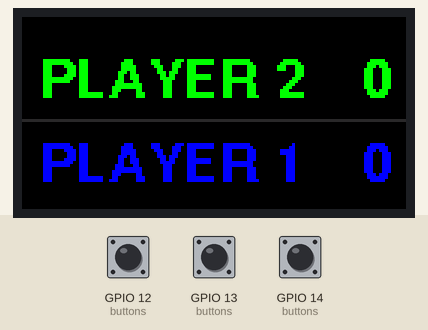
The sketch below on a simulated ESP32. Parts: 128×64 colour display. The test bench sets the inputs (shaded band); at power-on: GPIO 12 (buttons) HIGH, GPIO 13 (buttons) HIGH, GPIO 14 (buttons) HIGH.

Above: at 1.2 s.
1.3 s: GPIO 12 (buttons) pulled LOW for 0.15 s
At 2.1 s:
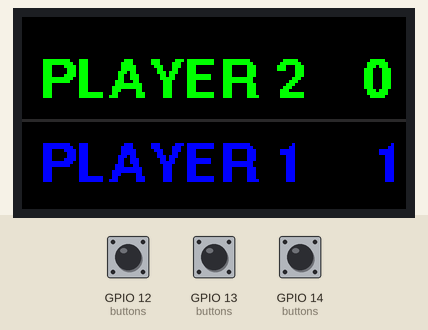
2.9 s: GPIO 13 (buttons) pulled LOW for 0.15 s
At 3.4 s:
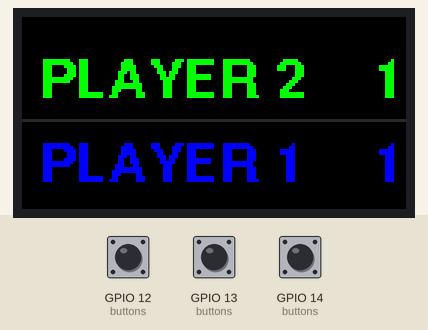
4.5 s: GPIO 12 (buttons) pulled LOW for 1 s
At 5.8 s:
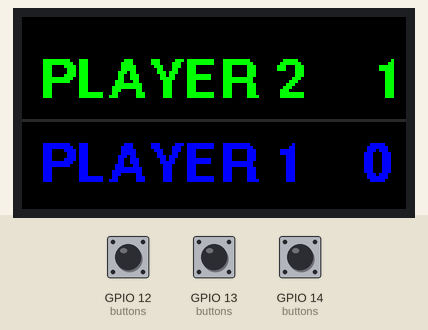
7.0 s: GPIO 13 (buttons) pulled LOW for 0.15 s
At 7.7 s:
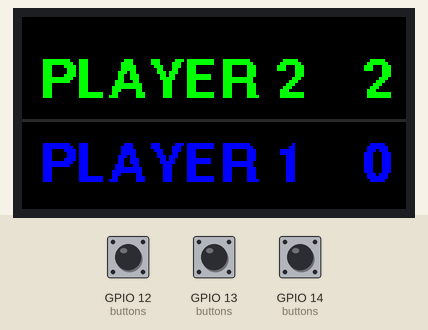
Timing chart, 0 to 9.6 s (numbered marks = the images above; inputs shaded):
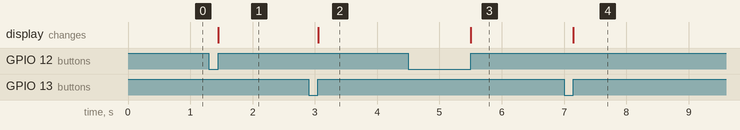

Measured:
- after the input at 1.3 s, the display: changes after 0.15 s (image 1)
- after the input at 2.9 s, the display: changes after 0.15 s (image 2)
- after the input at 4.5 s, the display: changes after 1.0 s (image 3)
- after the input at 7.0 s, the display: changes after 0.15 s (image 4)

The sketch:

panel_bringup.ino
```cpp
#include <ESP32-HUB75-MatrixPanel-I2S-DMA.h>
#include <Fonts/FreeSansBold9pt7b.h>

#define PANEL_RES_X 128
#define PANEL_RES_Y 64
#define PANEL_CHAIN 1

// ================== BUTTONS ==================
const int BTN_A = 12;  // Player 1 +
const int BTN_B = 13;  // Player 2 +
const int BTN_C = 14;  // Reset (long press)

const unsigned long LONG_PRESS_MS = 600;

unsigned long pressStart[3] = {0, 0, 0};
bool wasPressed[3] = {false, false, false};
int buttons[3] = {BTN_A, BTN_B, BTN_C};

// ================== SCORE ==================
int scorePlayerOne = 0;
int scorePlayerTwo = 0;

// ================== HUB75 PIN MAP ==================
HUB75_I2S_CFG::i2s_pins pins = {
  6,   // R1
  36,  // G1
  37,  // B1
  5,   // R2
  0,   // G2
  35,  // B2
  45,  // A
  1,   // B
  48,  // C
  2,   // D
  4,   // E
  38,  // LAT
  21,  // OE
  47   // CLK
};

HUB75_I2S_CFG mxconfig(PANEL_RES_X, PANEL_RES_Y, PANEL_CHAIN, pins);
MatrixPanel_I2S_DMA *dma_display = nullptr;


// ================== DRAW FUNCTION ==================
void drawScoreboard() {

  dma_display->clearScreen();
  dma_display->setFont(&FreeSansBold9pt7b);
  dma_display->setTextWrap(false);

  int16_t x1, y1;
  uint16_t w, h;

  int left_margin = 6;
  int right_margin = 6;

  // Divider line
  dma_display->drawFastHLine(0, 34, 128, dma_display->color565(40,40,40));

  // ----- PLAYER 2 (TOP / GREEN) -----
  dma_display->setTextColor(dma_display->color565(0,255,0));
  dma_display->setCursor(left_margin, 26);
  dma_display->print("PLAYER 2");

  String s1 = String(scorePlayerTwo);
  dma_display->getTextBounds(s1,0,0,&x1,&y1,&w,&h);
  dma_display->setCursor(PANEL_RES_X - w - right_margin, 26);
  dma_display->print(s1);


  // ----- PLAYER 1 (BOTTOM / BLUE) -----
  dma_display->setTextColor(dma_display->color565(0,0,255));
  dma_display->setCursor(left_margin, 54);
  dma_display->print("PLAYER 1");

  String s2 = String(scorePlayerOne);
  dma_display->getTextBounds(s2,0,0,&x1,&y1,&w,&h);
  dma_display->setCursor(PANEL_RES_X - w - right_margin, 54);
  dma_display->print(s2);
}


// ================== SETUP ==================
void setup() {

  Serial.begin(115200);

  // Setup buttons
  for (int i = 0; i < 3; i++) {
    pinMode(buttons[i], INPUT_PULLUP);
  }

  // Display config
  mxconfig.driver = HUB75_I2S_CFG::ICN2038S;
  mxconfig.clkphase = false;
  mxconfig.latch_blanking = true;

  dma_display = new MatrixPanel_I2S_DMA(mxconfig);
  dma_display->begin();
  dma_display->setBrightness8(140);

  drawScoreboard();
}


// ================== LOOP ==================
void loop() {

  for (int i = 0; i < 3; i++) {

    bool pressed = digitalRead(buttons[i]) == LOW;

    // ===== BUTTON JUST PRESSED =====
    if (pressed && !wasPressed[i]) {
      pressStart[i] = millis();
      wasPressed[i] = true;
    }

    // ===== BUTTON JUST RELEASED =====
    if (!pressed && wasPressed[i]) {

      unsigned long duration = millis() - pressStart[i];

      // ===== PLAYER 1 BUTTON =====
      if (i == 0) {
        if (duration >= LONG_PRESS_MS) {
          if (scorePlayerOne > 0) scorePlayerOne--;
        } else {
          scorePlayerOne++;
        }
      }

      // ===== PLAYER 2 BUTTON =====
      if (i == 1) {
        if (duration >= LONG_PRESS_MS) {
          if (scorePlayerTwo > 0) scorePlayerTwo--;
        } else {
          scorePlayerTwo++;
        }
      }

      // ===== RESET BUTTON =====
      if (i == 2) {
        if (duration >= LONG_PRESS_MS) {
          scorePlayerOne = 0;
          scorePlayerTwo = 0;
        }
      }

      drawScoreboard();

      wasPressed[i] = false;

      // debounce
      delay(20);
    }
  }
}
```
